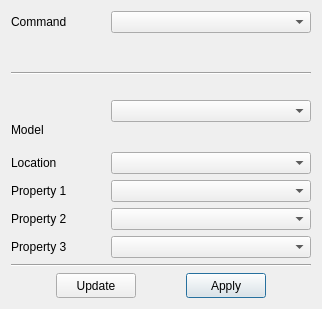
<?xml version="1.0" encoding="UTF-8"?>
<ui version="4.0">
 <class>DialogDeleteProperty</class>
 <widget class="QDialog" name="DialogDeleteProperty">
  <property name="geometry">
   <rect>
    <x>0</x>
    <y>0</y>
    <width>322</width>
    <height>309</height>
   </rect>
  </property>
  <property name="minimumSize">
   <size>
    <width>250</width>
    <height>0</height>
   </size>
  </property>
  <property name="windowTitle">
   <string>Delete Property</string>
  </property>
  <layout class="QVBoxLayout" name="verticalLayout">
   <item>
    <layout class="QGridLayout" name="gridLayout">
     <item row="0" column="0">
      <widget class="QLabel" name="labelCommand">
       <property name="text">
        <string>Command</string>
       </property>
      </widget>
     </item>
     <item row="0" column="1">
      <widget class="QComboBox" name="comboBoxCommands">
       <property name="minimumSize">
        <size>
         <width>200</width>
         <height>0</height>
        </size>
       </property>
      </widget>
     </item>
     <item row="1" column="0" rowspan="2" colspan="2">
      <widget class="Line" name="line_2">
       <property name="orientation">
        <enum>Qt::Horizontal</enum>
       </property>
      </widget>
     </item>
     <item row="2" column="1" rowspan="2">
      <widget class="QComboBox" name="comboBoxModels">
       <property name="minimumSize">
        <size>
         <width>200</width>
         <height>0</height>
        </size>
       </property>
      </widget>
     </item>
     <item row="3" column="0">
      <widget class="QLabel" name="labelModel">
       <property name="text">
        <string>Model</string>
       </property>
      </widget>
     </item>
     <item row="4" column="0">
      <widget class="QLabel" name="labelPropertyLocation">
       <property name="text">
        <string>Location</string>
       </property>
      </widget>
     </item>
     <item row="4" column="1">
      <widget class="QComboBox" name="comboBoxPropertyLocations">
       <property name="minimumSize">
        <size>
         <width>200</width>
         <height>0</height>
        </size>
       </property>
      </widget>
     </item>
     <item row="5" column="0">
      <widget class="QLabel" name="labelPropertyName">
       <property name="text">
        <string>Property 1</string>
       </property>
      </widget>
     </item>
     <item row="5" column="1">
      <widget class="QComboBox" name="comboBoxPropertyNames">
       <property name="minimumSize">
        <size>
         <width>200</width>
         <height>0</height>
        </size>
       </property>
      </widget>
     </item>
     <item row="6" column="0">
      <widget class="QLabel" name="labelPropertyName_2">
       <property name="text">
        <string>Property 2</string>
       </property>
      </widget>
     </item>
     <item row="6" column="1">
      <widget class="QComboBox" name="comboBoxPropertyNames_2">
       <property name="minimumSize">
        <size>
         <width>200</width>
         <height>0</height>
        </size>
       </property>
      </widget>
     </item>
     <item row="7" column="0">
      <widget class="QLabel" name="labelPropertyName_3">
       <property name="text">
        <string>Property 3</string>
       </property>
      </widget>
     </item>
     <item row="7" column="1">
      <widget class="QComboBox" name="comboBoxPropertyNames_3">
       <property name="minimumSize">
        <size>
         <width>200</width>
         <height>0</height>
        </size>
       </property>
      </widget>
     </item>
    </layout>
   </item>
   <item>
    <widget class="Line" name="line">
     <property name="orientation">
      <enum>Qt::Horizontal</enum>
     </property>
    </widget>
   </item>
   <item>
    <layout class="QHBoxLayout" name="horizontalLayout">
     <item>
      <spacer name="horizontalSpacer">
       <property name="orientation">
        <enum>Qt::Horizontal</enum>
       </property>
       <property name="sizeHint" stdset="0">
        <size>
         <width>40</width>
         <height>20</height>
        </size>
       </property>
      </spacer>
     </item>
     <item>
      <widget class="QPushButton" name="updateButton">
       <property name="sizePolicy">
        <sizepolicy hsizetype="Fixed" vsizetype="Fixed">
         <horstretch>0</horstretch>
         <verstretch>0</verstretch>
        </sizepolicy>
       </property>
       <property name="minimumSize">
        <size>
         <width>80</width>
         <height>25</height>
        </size>
       </property>
       <property name="maximumSize">
        <size>
         <width>60</width>
         <height>25</height>
        </size>
       </property>
       <property name="text">
        <string>Update</string>
       </property>
       <property name="default">
        <bool>false</bool>
       </property>
      </widget>
     </item>
     <item>
      <spacer name="horizontalSpacer_3">
       <property name="orientation">
        <enum>Qt::Horizontal</enum>
       </property>
       <property name="sizeHint" stdset="0">
        <size>
         <width>40</width>
         <height>20</height>
        </size>
       </property>
      </spacer>
     </item>
     <item>
      <widget class="QPushButton" name="applyButton">
       <property name="sizePolicy">
        <sizepolicy hsizetype="Fixed" vsizetype="Fixed">
         <horstretch>0</horstretch>
         <verstretch>0</verstretch>
        </sizepolicy>
       </property>
       <property name="minimumSize">
        <size>
         <width>80</width>
         <height>25</height>
        </size>
       </property>
       <property name="maximumSize">
        <size>
         <width>60</width>
         <height>25</height>
        </size>
       </property>
       <property name="text">
        <string>Apply</string>
       </property>
       <property name="default">
        <bool>true</bool>
       </property>
      </widget>
     </item>
     <item>
      <spacer name="horizontalSpacer_2">
       <property name="orientation">
        <enum>Qt::Horizontal</enum>
       </property>
       <property name="sizeHint" stdset="0">
        <size>
         <width>40</width>
         <height>20</height>
        </size>
       </property>
      </spacer>
     </item>
    </layout>
   </item>
  </layout>
 </widget>
 <layoutdefault spacing="6" margin="11"/>
 <tabstops>
  <tabstop>comboBoxCommands</tabstop>
  <tabstop>comboBoxModels</tabstop>
  <tabstop>comboBoxPropertyLocations</tabstop>
  <tabstop>comboBoxPropertyNames</tabstop>
  <tabstop>comboBoxPropertyNames_2</tabstop>
  <tabstop>comboBoxPropertyNames_3</tabstop>
  <tabstop>updateButton</tabstop>
  <tabstop>applyButton</tabstop>
 </tabstops>
 <resources/>
 <connections/>
</ui>
